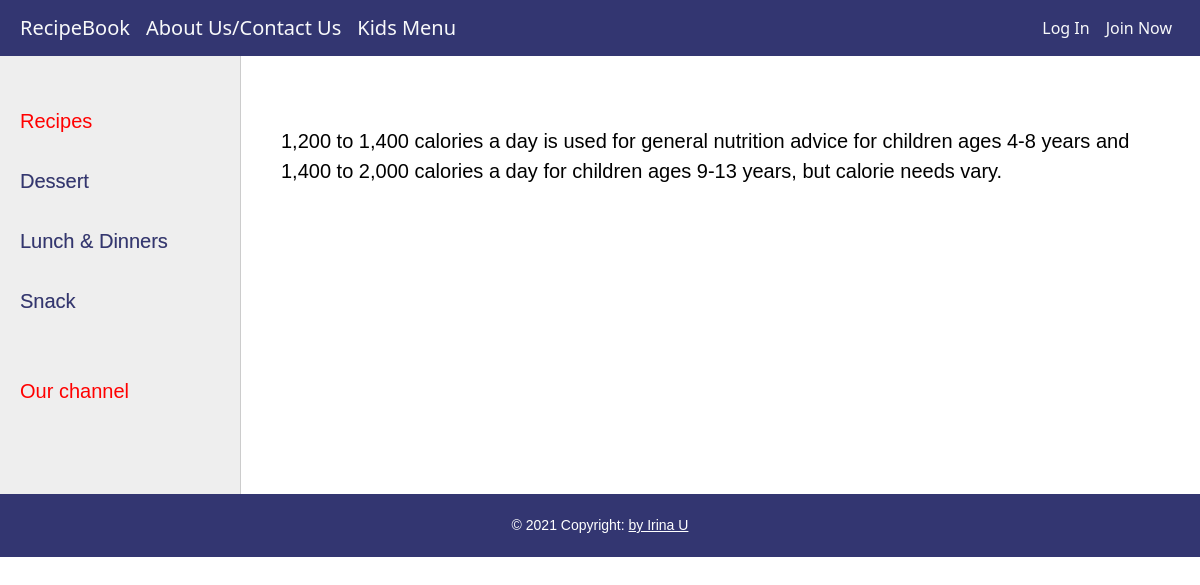
Page /kidsmenu/ on the earlier database version.
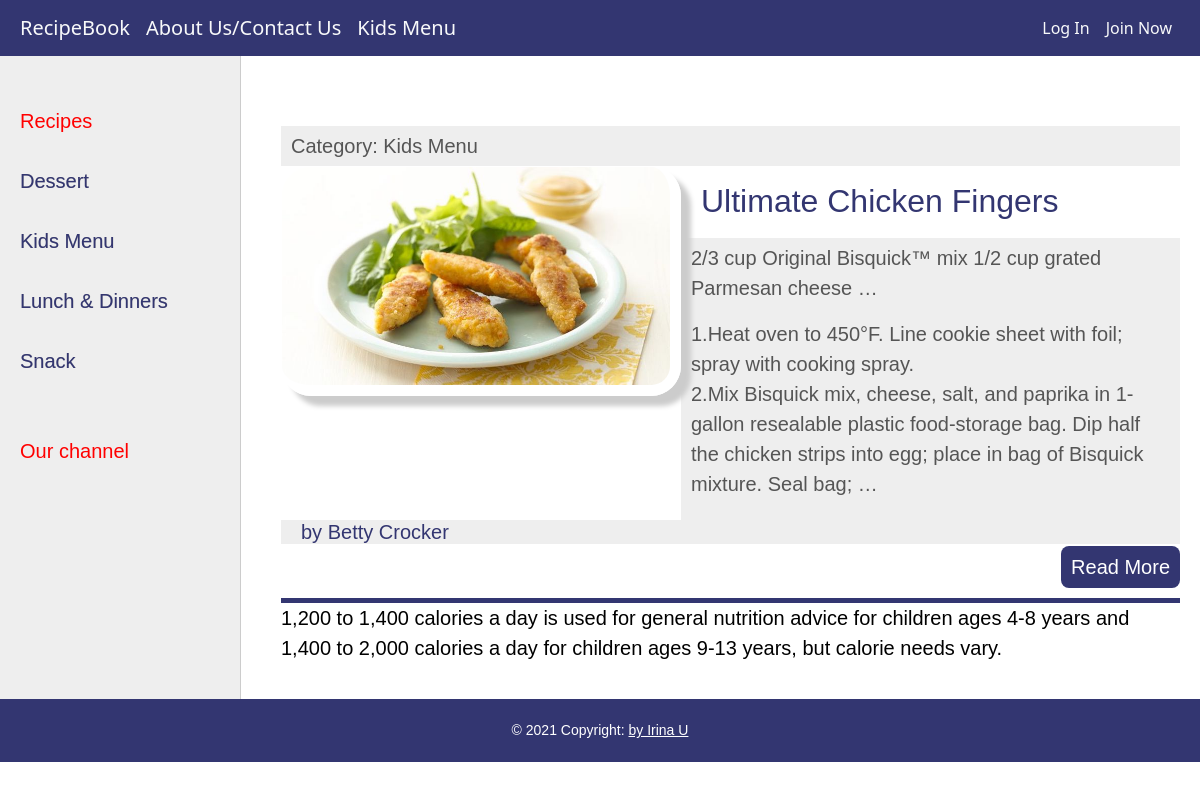
Same page on the later database version.
### resbook/models.py (models this page shows, shortened)
class Category(models.Model):
    name = models.CharField(max_length=100, db_index=True, verbose_name="Category")
    slug = models.SlugField(max_length=255, unique=True, db_index=True, verbose_name="URL")
    def __str__(self):
        return self.name
    def get_absolute_url(self):
        return reverse('category', kwargs={'cat_slug': self.slug})
    class Meta:
        verbose_name_plural = 'Categories'
        ordering = ['id']

class Recipes(models.Model):
    title = models.CharField(max_length=250, unique=True)
    slug = models.SlugField(max_length=255, unique=True, db_index=True, verbose_name="URL")
    photo = models.ImageField(upload_to="images/%Y/%m/%d")
    ingredients = models.TextField(blank=False, default='')
    content = models.TextField(blank=True, verbose_name="Directions")
    nutrition = models.TextField()
    author = models.TextField(blank=True)
    time_create = models.DateTimeField(auto_now_add=True)
    time_update = models.DateTimeField(auto_now_add=True)
    is_published = models.BooleanField(default=True)
    cat = models.ForeignKey('Category', on_delete=models.CASCADE)
    def get_absolute_url(self):
        return reverse('post', kwargs={'post_slug': self.slug})
    class Meta:
        verbose_name_plural = 'Recipes'
        ordering = ['time_create', 'title']

### resbook/views.py (the view)
# urls.py: path(r'kidsmenu/', KidsMenu.as_view(), name='kidsmenu'),
class KidsMenu(DataMixin, ListView):
    model = Recipes
    template_name = 'resbook/kids_menu.html'
    context_object_name = 'posts'
    def get_queryset(self):
        return Recipes.objects.filter(cat=6, is_published=True)
    def get_context_data(self, *, object_list=None, **kwargs):
        context = super().get_context_data(**kwargs)
        c_def = self.get_user_context(titile='kidsmenu')
        return dict(list(context.items()) + list(c_def.items()))

### resbook/utils.py (called while the page is built)
    def get_user_context(self, **kwargs):
        context = kwargs
        cats = cache.get('cats')
        if not cats:
            cats = Category.objects.annotate(Count('recipes'))
            cache.set('cats', cats, 60)
        context['cats'] = cats
        if 'cat_selected' not in context:
            context['cat_selected'] = 0
        return context

### resbook/templates/resbook/kids_menu.html (shortened to what this page needs)
{% extends 'resbook/base.html' %}
{% block content %}
    <ul class="list-articles">
        {% for p in posts %}
            <li>
                <div class="article-panel">
                    <p class="first">Category: {{ p.cat }}</p>
                </div>
                {% if p.photo %}
                    <p><img class="img-article-left thumb" src="{{ p.photo.url }}"></p>
                {% endif %}
                <h2>{{ p.title }}</h2>
                <div class="article-panel">
                    <p>{{ p.ingredients|truncatewords:10 }}</p>
                    <p>{{ p.content|linebreaks|truncatewords:40 }}</p>
                </div>
                <h5>{{ p.author }}</h5>
                <p class="link-read-post button"><a href="{{ p.get_absolute_url }}">Read More</a></p>
            </li>
        {% endfor %}
    </ul>
    <p>1,200 to 1,400 calories a day is used for general nutrition advice for children ages 4-8 years and 1,400 to 2,000 calories a day for children ages 9-13 years, but calorie needs vary.</p>
{% endblock %}

### resbook/templates/resbook/base.html (shortened to what this page needs)
{% load static %}
{% load resbook_tags %}
<!DOCTYPE html>
<head>
    <link rel="stylesheet" type="text/css" href="{% static 'resbook/css/styles.css' %}">
    <link href="https://cdn.jsdelivr.net/npm/bootstrap@5.0.1/dist/css/bootstrap.min.css" rel="stylesheet"
>
</head>
<body>
<nav class="navbar navbar-expand-lg  navbar-light navbar-fixed-top">
    <a class="navbar-brand text-light" href="{% url 'home' %}">RecipeBook</a>
    <a class="navbar-brand text-light" href="{% url 'about' %}">About Us/Contact Us</a>
    <a class="navbar-brand text-light" href="{% url 'kidsmenu' %}">Kids Menu</a>
    <div class="collapse navbar-collapse justify-content-end" id="navbarSupportedContent">
        <ul class="navbar-nav ml-auto">
            {% if request.user.is_authenticated %}
            <li class="nav-item">
                <a class="nav-link text-light" href="{% url 'addpage' %}">Add Recipe</a>
            </li>
            <li class="nav-item">
                <a class="nav-link text-light" href="{% url 'signout' %}">Sign Out</a>
            </li>
            {% else %}
            <li class="nav-item active">
                <a class="nav-link text-light" href="{% url 'login' %}">Log In</a>
            </li>
            <li class="nav-item">
                <a class="nav-link text-light" href="{% url 'signin' %}">Join Now</a>
            </li>
            {% endif %}
        </ul>
    </div>
</nav>
<table class="table-content" border="0" cellpadding="0" cellspacing="0">
    <tr>
        <td valign="top" class="left-chapters">
            <ul id="leftchapters">
                {% if cat_selected == 0 %}
                    <li class="selected">Recipes</li>
                {% else %}
                    <li><a href="{% url 'home' %}">Recipes</a></li>
                {% endif %}
                {% for c in cats %}
                    {% if c.recipes__count > 0 %}
                        {% if c.pk == cat_selected %}
                            <li class="selected">{{ c.name }}</li>
                        {% else %}
                            <li><a href="{{ c.get_absolute_url }}">{{ c.name }}</a></li>
                        {% endif %}
                    {% endif %}
                {% endfor %}
                <li class="share">
                    <p>Our channel</p>
                    <a class="share-yt" href="https://www.youtube.com/"></a>
                </li>
            </ul>
        </td>
        <td valign="top" class="content">
            <div class="content-text">
                {% block content %}
                {% endblock %}
            </div>
        </td>
    </tr>
</table>
<footer class="page-footer font-small blue">
    <div class="footer-copyright text-center py-3">© 2021 Copyright:
        <a href="https://github.com/IrinaPanov"> by Irina U</a>
    </div>
</footer>
</body>
</html>

### resbook/static/resbook/css/styles.css (style rules this page uses)
.navbar { background-color: #333671; border-color: #aaa; padding: 20px; }
h2 { color: #333671; padding: 0 10px 10px; text-indent: 20px; }
h5 { color: #333671; background-color: #eee; text-indent: 20px; }
img { border: 0.03em solid #fff; -moz-box-shadow: 5px 5px 5px #aaa; -webkit-box-shadow: 5px 5px 5px #aaa; box-shadow: 10px 10px 5px #ccc; -moz-border-radius: 25px; -webkit-border-radius: 25px; border-radius: 30px; max-width: 600px; height: auto; }
img.img-article-left { max-width: 300px; height: auto; float: left; padding: 0 10px 10px 0; }
img.img-article-left.thumb { max-width: 400px; height: auto; }
p.link-read-post { text-align: right; }
p.link-read-post a { padding: 10px; min-width: 100px; background: #333671; color: #fff; text-decoration: none; border-radius: 8px; }
div.article-panel { background: #eee; padding: 5px 10px 5px 10px; box-sizing: border-box; overflow: hidden; color: #555; }
div.article-panel p.first { margin: 0; float: left; }
ul.list-articles { list-style: none; margin: 0; padding: 0; }
ul.list-articles li { border-bottom: 5px solid #333671; }
.table-content { width: 100%; min-height: 100%; height: 100%; font-family: sans-serif; }
.left-chapters { margin: 0; background: #eee; border-right: 1px solid #ccc; min-height: 100%; }
.left-chapters ul { width: 240px; min-height: 100%; margin: 0; padding: 20px 10px 10px 20px; list-style: none; font-size: 20px; }
.left-chapters ul li { margin: 30px 0 0 0; color: red; }
.left-chapters ul li.selected { color: red; }
.left-chapters ul li a { color: #333671; text-decoration: none; text-shadow: 0.01em 0.01em #aaa; }
.left-chapters ul li.share { margin: 60px 0 0 0; }
.left-chapters ul li.share p { margin: 30px 0 30px 0; }
.left-chapters ul li.share a { display: inline-block; width: 40px; height: 40px; margin: 0 20px 0 0; }
.content { padding: 10px 20px 20px 10px; width: 100%; box-sizing: border-box; }
.content-text { margin: 60px 0 0 30px; color: #000; font-size: 20px; font-family: "Arial Hebrew Scholar", sans-serif; }
footer { box-sizing: border-box; background: #333671; padding: 5px; color: white; font-size: 14px; font-family: Verdana, Geneva, Arial, Helvetica, fantasy; text-align: left; overflow: hidden; }
footer a { text-decoration: underline; color: white; }

Differences in the rows shown:
added Category: name "Kids Menu"
added Recipes: cat "Kids Menu", photo (picture), title "Ultimate Chicken Fingers", ingredients "2/3 cup Original Bisquick™ mix 1/2 cup grated Parmesan cheese …", content "1.Heat oven to 450°F. Line cookie sheet with foil; spray with cooking spray. 2.Mix Bisquick mix, cheese, salt, and paprika in 1-gallon resealable plastic food-storage bag. Dip half the chicken strips into egg; place in bag of Bisquick mixture. Seal bag; …", author "by Betty Crocker"
